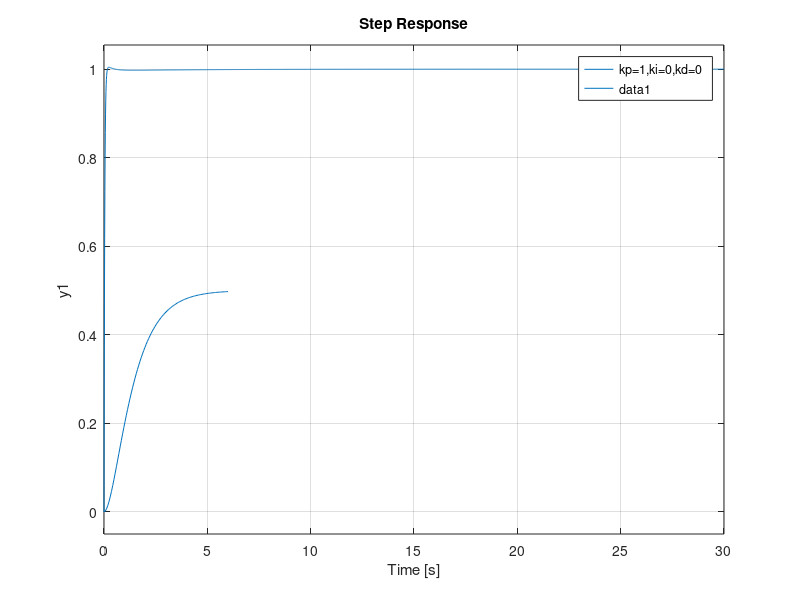

This chart was generated by the following MATLAB code:
%Design a pid controller
%G=1/(S^2+3s+1)
num=[1];
den=[1 3 1];
G=tf(num,den);
C=pid(1,0,0);
H=1;
T=feedback(G*C,H);
step(T);
legend('kp=1,ki=0,kd=0');
hold on

%%
Kp=100;
Ki=23;
Kd=30;
 
C=pid(Kp,Ki,Kd);
T=feedback(G*C,H);
step(T);
